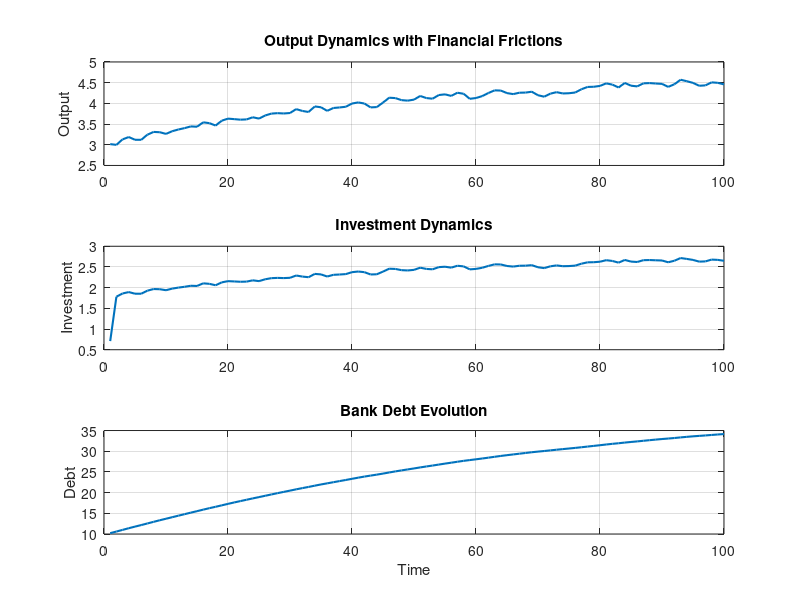
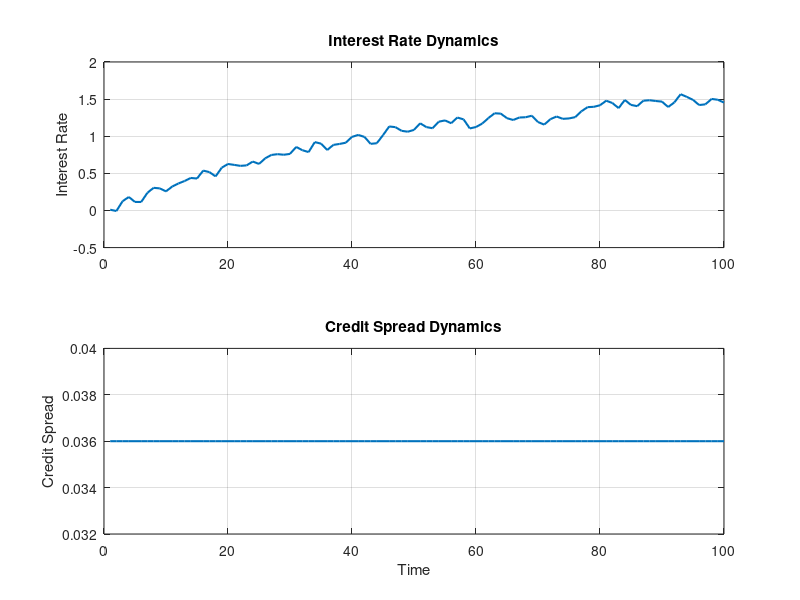
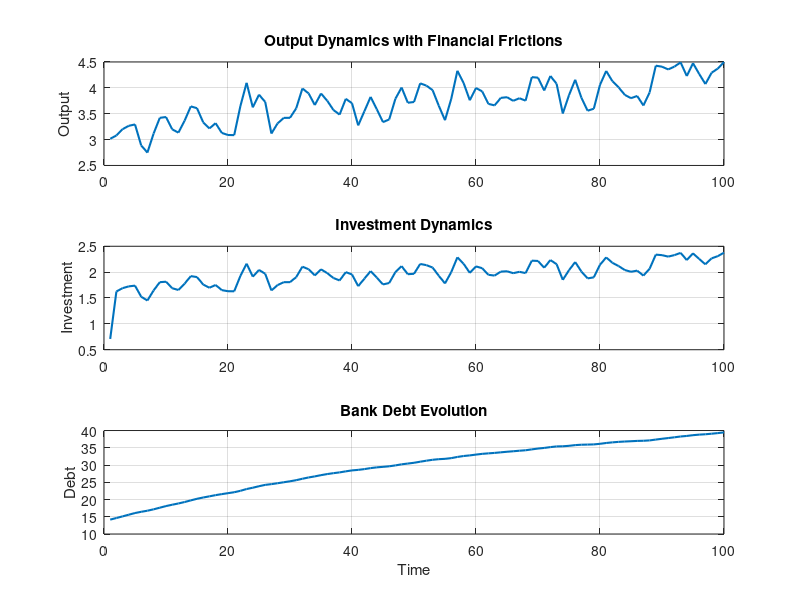
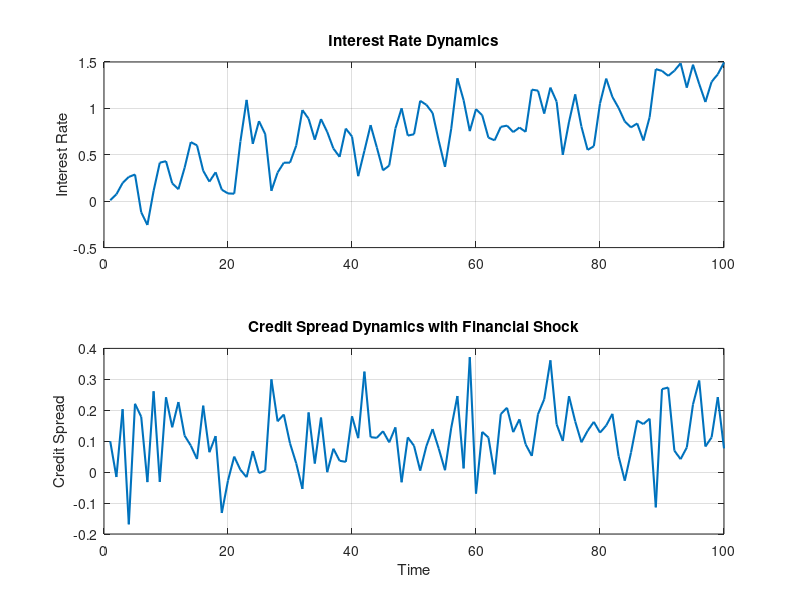

The MATLAB source for these figures, in order:
% Financial Friction DSGE Model (Gertler-Kiyotaki/BGG Framework)

% Clear workspace and define parameters
clear; clc; close all;

%% Model Parameters
beta = 0.99;            % Discount factor
sigma = 1;              % Risk aversion
phi = 1;                % Inverse Frisch elasticity
rho = 0.9;              % Persistence of technology shock
sigma_e = 0.01;         % Std. deviation of technology shock
delta = 0.025;          % Capital depreciation rate
alpha = 0.33;          % Capital share in production
eta = 0.5;              % Capital adjustment cost

% Financial Friction Parameters
phi_k = 0.36;           % Leverage ratio (fraction of capital funded by debt)
kappa = 0.1;            % Cost of external financing

%% Steady State Values
k_ss = ((alpha / (1 / beta - 1 + delta)))^(1 / (1 - alpha));
y_ss = k_ss^alpha;
investment_ss = delta * k_ss;
interest_rate_ss = 1 / beta - 1;
credit_spread_ss = kappa * phi_k;

%% Simulation Setup
T = 100;                 % Time periods
shock = sigma_e * randn(T, 1); % Technology shock

% Initialize variables
capital = zeros(T, 1);
output = zeros(T, 1);
investment = zeros(T, 1);
bank_debt = zeros(T, 1);
interest_rate = zeros(T, 1);
credit_spread = zeros(T, 1);

capital(1) = k_ss;
output(1) = y_ss;
investment(1) = investment_ss;
bank_debt(1) = phi_k * k_ss;
interest_rate(1) = interest_rate_ss;
credit_spread(1) = credit_spread_ss;

%% Model Simulation
for t = 2:T
    % Productivity shock
    z_t = rho * shock(t - 1) + shock(t);
    
    % Output with financial frictions
    output(t) = exp(z_t) * capital(t - 1)^alpha;
    
    % Investment decision with adjustment costs
    investment(t) = ((1 - kappa) * beta * output(t)) / (1 + eta);
    
    % Capital accumulation
    capital(t) = (1 - delta) * capital(t - 1) + investment(t);
    
    % Bank debt evolution
    bank_debt(t) = phi_k * capital(t);
    
    % Interest rate dynamics (Taylor Rule)
    interest_rate(t) = interest_rate_ss + phi * (output(t) - y_ss);
    
    % Credit spread dynamics
    credit_spread(t) = kappa * (bank_debt(t) / capital(t));
end

%% Plot Results
figure;
subplot(3,1,1);
plot(output, 'LineWidth', 1.5);
title('Output Dynamics with Financial Frictions');
ylabel('Output'); grid on;

subplot(3,1,2);
plot(investment, 'LineWidth', 1.5);
title('Investment Dynamics');
ylabel('Investment'); grid on;

subplot(3,1,3);
plot(bank_debt, 'LineWidth', 1.5);
title('Bank Debt Evolution');
ylabel('Debt'); xlabel('Time'); grid on;

figure;
subplot(2,1,1);
plot(interest_rate, 'LineWidth', 1.5);
title('Interest Rate Dynamics');
ylabel('Interest Rate'); grid on;

subplot(2,1,2);
plot(credit_spread, 'LineWidth', 1.5);
title('Credit Spread Dynamics');
ylabel('Credit Spread'); xlabel('Time'); grid on;

grid on;

%% Interpretation
% - Observe how shocks propagate through output, investment, bank debt, interest rates, and credit spreads.
% - Higher leverage increases the economy's sensitivity to financial shocks.
% - Bank debt and credit spreads amplify business cycle fluctuations.
% Financial Friction DSGE Model (Gertler-Kiyotaki/BGG Framework)

% Clear workspace and define parameters
clear; clc; close all;

%% Model Parameters
beta = 0.99;            % Discount factor
sigma = 1;              % Risk aversion
phi = 1;                % Inverse Frisch elasticity
rho = 0.9;              % Persistence of technology shock
sigma_e = 0.05;         % Increased Std. deviation of technology shock (Amplified Shock)
delta = 0.025;          % Capital depreciation rate
alpha = 0.33;           % Capital share in production
eta = 0.5;              % Capital adjustment cost

% Financial Friction Parameters
phi_k = 0.5;            % Increased Leverage ratio (fraction of capital funded by debt)
kappa = 0.2;            % Increased Cost of external financing

%% Steady State Values
k_ss = ((alpha / (1 / beta - 1 + delta)))^(1 / (1 - alpha));
y_ss = k_ss^alpha;
investment_ss = delta * k_ss;
interest_rate_ss = 1 / beta - 1;
credit_spread_ss = kappa * phi_k;

%% Simulation Setup
T = 100;                 % Time periods
shock = sigma_e * randn(T, 1); % Stronger Technology shock

% Initialize variables
capital = zeros(T, 1);
output = zeros(T, 1);
investment = zeros(T, 1);
bank_debt = zeros(T, 1);
interest_rate = zeros(T, 1);
credit_spread = zeros(T, 1);

capital(1) = k_ss;
output(1) = y_ss;
investment(1) = investment_ss;
bank_debt(1) = phi_k * k_ss;
interest_rate(1) = interest_rate_ss;
credit_spread(1) = credit_spread_ss;

%% Model Simulation
for t = 2:T
    % Productivity shock
    z_t = rho * shock(t - 1) + shock(t);
    
    % Output with financial frictions
    output(t) = exp(z_t) * capital(t - 1)^alpha;
    
    % Investment decision with adjustment costs
    investment(t) = ((1 - kappa) * beta * output(t)) / (1 + eta);
    
    % Capital accumulation
    capital(t) = (1 - delta) * capital(t - 1) + investment(t);
    
    % Bank debt evolution
    bank_debt(t) = phi_k * capital(t);
    
    % Interest rate dynamics (Taylor Rule)
    interest_rate(t) = interest_rate_ss + phi * (output(t) - y_ss);
    
    % Credit spread dynamics with financial shock
    credit_spread(t) = kappa * (bank_debt(t) / capital(t)) + 0.1 * randn();
end

%% Plot Results
figure;
subplot(3,1,1);
plot(output, 'LineWidth', 1.5);
title('Output Dynamics with Financial Frictions');
ylabel('Output'); grid on;

subplot(3,1,2);
plot(investment, 'LineWidth', 1.5);
title('Investment Dynamics');
ylabel('Investment'); grid on;

subplot(3,1,3);
plot(bank_debt, 'LineWidth', 1.5);
title('Bank Debt Evolution');
ylabel('Debt'); xlabel('Time'); grid on;

figure;
subplot(2,1,1);
plot(interest_rate, 'LineWidth', 1.5);
title('Interest Rate Dynamics');
ylabel('Interest Rate'); grid on;

subplot(2,1,2);
plot(credit_spread, 'LineWidth', 1.5);
title('Credit Spread Dynamics with Financial Shock');
ylabel('Credit Spread'); xlabel('Time'); grid on;

grid on;

%% Interpretation
% - Amplified shocks now generate stronger responses across output, investment, bank debt, interest rates, and credit spreads.
% - Increased leverage and financing costs intensify economic sensitivity to financial disturbances.
% - Credit spreads now exhibit more dynamic behavior due to the introduced financial shocks.
% Behavioral DSGE Model with Global Economic Shocks

% Clear workspace and define parameters
clear; clc; close all;

%% Model Parameters
beta = 0.99;            % Discount factor
sigma = 1;              % Risk aversion
phi = 1;                % Inverse Frisch elasticity
rho = 0.9;              % Persistence of technology shock
sigma_e = 0.01;         % Std. deviation of technology shock
delta = 0.025;          % Capital depreciation rate
alpha = 0.33;           % Capital share in production
eta = 0.5;              % Capital adjustment cost

% Behavioral Bias Parameters
lambda_myopia = 0.1;    % Degree of myopia
lambda_overconfidence = 0.1; % Degree of overconfidence

% Global Economic Shock Parameters
gamma_g = 0.2;          % Sensitivity to global shocks
rho_g = 0.8;            % Persistence of global economic shock
sigma_g = 0.02;         % Std. deviation of global economic shock

%% Steady State Values
k_ss = ((alpha / (1 / beta - 1 + delta)))^(1 / (1 - alpha));
y_ss = k_ss^alpha;
investment_ss = delta * k_ss;
interest_rate_ss = 1 / beta - 1;

%% Simulation Setup
T = 100;                      % Time periods
tech_shock = sigma_e * randn(T, 1); % Technology shock
global_shock = sigma_g * randn(T, 1); % Global economic shock

% Initialize variables
capital = zeros(T, 1);
output = zeros(T, 1);
investment = zeros(T, 1);
interest_rate = zeros(T, 1);

capital(1) = k_ss;
output(1) = y_ss;
investment(1) = investment_ss;
interest_rate(1) = interest_rate_ss;

%% Model Simulation
for t = 2:T
    % Global economic shock propagation
    g_t = rho_g * global_shock(t - 1) + global_shock(t);
    
    % Adjust output with global shock and behavioral biases
    output(t) = exp(tech_shock(t) + gamma_g * g_t) * (capital(t - 1)^alpha);
    
    % Behavioral adjustment to investment (myopia)
    investment(t) = ((1 - lambda_myopia) * beta * output(t)) / (1 + eta);
    
    % Capital accumulation
    capital(t) = (1 - delta) * capital(t - 1) + investment(t);
    
    % Interest rate dynamics with overconfidence behavior
    interest_rate(t) = interest_rate_ss + phi * ((1 + lambda_overconfidence) * (output(t) - y_ss));
end

%% Plot Results
figure;
subplot(3,1,1);
plot(output, 'LineWidth', 1.5);
title('Output Dynamics with Global Economic Shocks');
ylabel('Output'); grid on;

subplot(3,1,2);
plot(investment, 'LineWidth', 1.5);
title('Investment Dynamics with Behavioral Bias');
ylabel('Investment'); grid on;

subplot(3,1,3);
plot(interest_rate, 'LineWidth', 1.5);
title('Interest Rate Dynamics with Overconfidence');
ylabel('Interest Rate'); xlabel('Time'); grid on;

grid on;

%% Interpretation
% - Global shocks amplify output volatility.
% - Myopia reduces investment responsiveness.
% - Overconfidence leads to exaggerated interest rate movements.
% Behavioral DSGE Model with Global Economic Shocks and Macroprudential Policies

% Clear workspace and define parameters
clear; clc; close all;

%% Model Parameters
beta = 0.99;            % Discount factor
sigma = 1;              % Risk aversion
phi = 1;                % Inverse Frisch elasticity
rho = 0.9;              % Persistence of technology shock
sigma_e = 0.01;         % Std. deviation of technology shock
delta = 0.025;          % Capital depreciation rate
alpha = 0.33;          % Capital share in production
eta = 0.5;              % Capital adjustment cost

% Behavioral Bias Parameters
lambda_myopia = 0.1;    % Degree of myopia
lambda_overconfidence = 0.1; % Degree of overconfidence

% Global Economic Shock Parameters
gamma_g = 0.2;          % Sensitivity to global shocks
rho_g = 0.8;            % Persistence of global economic shock
sigma_g = 0.02;         % Std. deviation of global economic shock

% Macroprudential Policy Parameters
ccb_sensitivity = 0.3;  % Countercyclical capital buffer sensitivity
ltv_limit = 0.8;        % Loan-to-value ratio limit

%% Steady State Values
k_ss = ((alpha / (1 / beta - 1 + delta)))^(1 / (1 - alpha));
y_ss = k_ss^alpha;
investment_ss = delta * k_ss;
interest_rate_ss = 1 / beta - 1;

%% Simulation Setup
T = 100;                      % Time periods
tech_shock = sigma_e * randn(T, 1); % Technology shock
global_shock = sigma_g * randn(T, 1); % Global economic shock

% Initialize variables
capital = zeros(T, 1);
output = zeros(T, 1);
investment = zeros(T, 1);
interest_rate = zeros(T, 1);
ccb = zeros(T, 1); % Countercyclical capital buffer
ltv_ratio = zeros(T, 1); % Loan-to-value ratio

capital(1) = k_ss;
output(1) = y_ss;
investment(1) = investment_ss;
interest_rate(1) = interest_rate_ss;
ccb(1) = 0.02; % Initial capital buffer
ltv_ratio(1) = ltv_limit;

%% Model Simulation
for t = 2:T
    % Global economic shock propagation
    g_t = rho_g * global_shock(t - 1) + global_shock(t);
    
    % Adjust output with global shock and behavioral biases
    output(t) = exp(tech_shock(t) + gamma_g * g_t) * (capital(t - 1)^alpha);
    
    % Countercyclical capital buffer increases during booms
    ccb(t) = max(0.02, ccb_sensitivity * (output(t) - y_ss));
    
    % Loan-to-value ratio adjusts with output fluctuations
    ltv_ratio(t) = max(0.6, ltv_limit - 0.1 * (output(t) - y_ss));
    
    % Behavioral adjustment to investment (myopia) with policy impact
    investment(t) = ((1 - lambda_myopia) * beta * output(t)) / (1 + eta + ccb(t));
    
    % Capital accumulation
    capital(t) = (1 - delta) * capital(t - 1) + investment(t);
    
    % Interest rate dynamics with overconfidence behavior and CCB impact
    interest_rate(t) = interest_rate_ss + phi * ((1 + lambda_overconfidence) * (output(t) - y_ss)) + ccb(t);
end

%% Plot Results
figure;
subplot(4,1,1);
plot(output, 'LineWidth', 1.5);
title('Output Dynamics with Global Economic Shocks and Macroprudential Policies');
ylabel('Output'); grid on;

subplot(4,1,2);
plot(investment, 'LineWidth', 1.5);
title('Investment Dynamics with Behavioral Bias and CCB');
ylabel('Investment'); grid on;

subplot(4,1,3);
plot(interest_rate, 'LineWidth', 1.5);
title('Interest Rate Dynamics with Overconfidence and CCB');
ylabel('Interest Rate'); xlabel('Time'); grid on;

subplot(4,1,4);
plot(ccb, 'LineWidth', 1.5);
title('Countercyclical Capital Buffer Dynamics');
ylabel('CCB'); xlabel('Time'); grid on;

%% Interpretation
% - Global shocks amplify output volatility.
% - Myopia reduces investment responsiveness.
% - Overconfidence leads to exaggerated interest rate movements.
% - Macroprudential tools (CCB and LTV) stabilize investment and credit growth.
% Behavioral DSGE Model with Global Economic Shocks, Macroprudential Policies, and MPLB

% Clear workspace and define parameters
clear; clc; close all;

%% Model Parameters
beta = 0.99;            % Discount factor
sigma = 1;              % Risk aversion
phi = 1;                % Inverse Frisch elasticity
rho = 0.9;              % Persistence of technology shock
sigma_e = 0.01;         % Std. deviation of technology shock
delta = 0.025;          % Capital depreciation rate
alpha = 0.33;           % Capital share in production
eta = 0.5;              % Capital adjustment cost

% Behavioral Bias Parameters
lambda_myopia = 0.1;    % Degree of myopia
lambda_overconfidence = 0.1; % Degree of overconfidence

% Global Economic Shock Parameters
gamma_g = 0.2;          % Sensitivity to global shocks
rho_g = 0.8;            % Persistence of global economic shock
sigma_g = 0.02;         % Std. deviation of global economic shock

% Macroprudential Policy Parameters
ccb_sensitivity = 0.3;  % Countercyclical capital buffer sensitivity
ltv_limit = 0.8;        % Loan-to-value ratio limit
mplb_sensitivity = 0.25; % MPLB sensitivity to economic conditions

%% Steady State Values
k_ss = ((alpha / (1 / beta - 1 + delta)))^(1 / (1 - alpha));
y_ss = k_ss^alpha;
investment_ss = delta * k_ss;
interest_rate_ss = 1 / beta - 1;

%% Simulation Setup
T = 100;                      % Time periods
tech_shock = sigma_e * randn(T, 1); % Technology shock
global_shock = sigma_g * randn(T, 1); % Global economic shock

% Initialize variables
capital = zeros(T, 1);
output = zeros(T, 1);
investment = zeros(T, 1);
interest_rate = zeros(T, 1);
ccb = zeros(T, 1); % Countercyclical capital buffer
mplb = zeros(T, 1); % Macroprudential Liquidity Buffer
ltv_ratio = zeros(T, 1); % Loan-to-value ratio

capital(1) = k_ss;
output(1) = y_ss;
investment(1) = investment_ss;
interest_rate(1) = interest_rate_ss;
ccb(1) = 0.02; % Initial capital buffer
mplb(1) = 0.05; % Initial liquidity buffer
ltv_ratio(1) = ltv_limit;

%% Model Simulation
for t = 2:T
    % Global economic shock propagation
    g_t = rho_g * global_shock(t - 1) + global_shock(t);

    % Output with global shock and behavioral biases
    output(t) = exp(tech_shock(t) + gamma_g * g_t) * (capital(t - 1)^alpha);

    % Countercyclical capital buffer increases during booms
    ccb(t) = max(0.02, ccb_sensitivity * (output(t) - y_ss));

    % MPLB tightens during booms, loosens during downturns
    mplb(t) = max(0.03, mplb_sensitivity * (output(t) - y_ss));

    % Loan-to-value ratio adjusts with output fluctuations
    ltv_ratio(t) = max(0.6, ltv_limit - 0.1 * (output(t) - y_ss));

    % Investment with MPLB and behavioral bias
    investment(t) = ((1 - lambda_myopia) * beta * output(t)) / (1 + eta + ccb(t) + mplb(t));

    % Capital accumulation
    capital(t) = (1 - delta) * capital(t - 1) + investment(t);

    % Interest rate dynamics with overconfidence, CCB, and MPLB
    interest_rate(t) = interest_rate_ss + phi * ((1 + lambda_overconfidence) * (output(t) - y_ss)) + ccb(t) + mplb(t);
end

%% Plot Results
figure;
subplot(5,1,1);
plot(output, 'LineWidth', 1.5);
title('Output Dynamics with Global Shocks, CCB, and MPLB');
ylabel('Output'); grid on;

subplot(5,1,2);
plot(investment, 'LineWidth', 1.5);
title('Investment with Behavioral Bias, CCB, and MPLB');
ylabel('Investment'); grid on;

subplot(5,1,3);
plot(interest_rate, 'LineWidth', 1.5);
title('Interest Rate with Overconfidence, CCB, and MPLB');
ylabel('Interest Rate'); xlabel('Time'); grid on;

subplot(5,1,4);
plot(ccb, 'LineWidth', 1.5);
title('Countercyclical Capital Buffer (CCB)');
ylabel('CCB'); xlabel('Time'); grid on;

subplot(5,1,5);
plot(mplb, 'LineWidth', 1.5);
title('Macroprudential Liquidity Buffer (MPLB)');
ylabel('MPLB'); xlabel('Time'); grid on;

%% Interpretation
% - Global shocks amplify output volatility.
% - Myopia reduces investment responsiveness.
% - Overconfidence leads to exaggerated interest rate movements.
% - CCB stabilizes credit growth; MPLB stabilizes liquidity.
%% Open Economy DSGE with Behavioral Biases
clear; clc; close all;

%% Parameters
beta = 0.99;        % Discount factor
sigma = 1;          % Risk aversion
phi = 1.5;          % Taylor rule inflation response
theta = 0.75;       % Price stickiness
alpha = 0.33;       % Capital share
delta = 0.025;      % Depreciation rate

% Open economy parameters
phi_x = 0.3;        % Export sensitivity
phi_m = 0.3;        % Import sensitivity
gamma_fx = 0.2;     % Exchange rate sensitivity

% Behavioral parameters
myopia = 0.1;       % Myopia bias
overconfidence = 0.1; % Overconfidence bias

%% Initialize Variables
T = 100;
output = zeros(T,1);
exchange_rate = zeros(T,1);
exports = zeros(T,1);
imports = zeros(T,1);
net_exports = zeros(T,1);

%% Initial Conditions
output(1) = 1;
exchange_rate(1) = 1;
exports(1) = 0.3;
imports(1) = 0.2;

%% Simulation
for t = 2:T
    % Exchange rate shock
    fx_shock = gamma_fx * randn;
    exchange_rate(t) = exchange_rate(t-1) * (1 + fx_shock);
    
    % Exports and Imports with Behavioral Bias
    exports(t) = exports(t-1) + phi_x * exchange_rate(t-1) * (1 - myopia);
    imports(t) = imports(t-1) + phi_m * exchange_rate(t-1) * (1 + overconfidence);
    
    % Net exports
    net_exports(t) = exports(t) - imports(t);
    
    % Output dynamics
    output(t) = output(t-1) + net_exports(t) - delta * output(t-1);
end

%% Plot Results
figure;
subplot(3,1,1);
plot(output, 'LineWidth', 1.5);
title('Output Dynamics with Behavioral Biases in Open Economy');
xlabel('Time'); ylabel('Output'); grid on;

subplot(3,1,2);
plot(exchange_rate, 'LineWidth', 1.5);
title('Exchange Rate Dynamics');
xlabel('Time'); ylabel('Exchange Rate'); grid on;

subplot(3,1,3);
plot(net_exports, 'LineWidth', 1.5);
title('Net Exports Dynamics');
xlabel('Time'); ylabel('Net Exports'); grid on;
%% Open Economy DSGE with Behavioral Biases and Pricing Paradigms
clear; clc; close all;

%% Parameters
beta = 0.99;        % Discount factor
sigma = 1;          % Risk aversion
phi = 1.5;          % Taylor rule inflation response
theta = 0.75;       % Price stickiness
alpha = 0.33;       % Capital share
delta = 0.025;      % Depreciation rate

% Open economy parameters
phi_x = 0.3;        % Export sensitivity
phi_m = 0.3;        % Import sensitivity
gamma_fx = 0.2;     % Exchange rate sensitivity

% Behavioral parameters
myopia = 0.1;       % Myopia bias
overconfidence = 0.1; % Overconfidence bias

% Pricing paradigms parameters
pricing_mode = 'DCP';  % Choose between 'DCP', 'PCP', 'LCP'
markup_variation = 0.05; % Price adjustment sensitivity to exchange rates

%% Initialize Variables
T = 100;
output = zeros(T,1);
exchange_rate = zeros(T,1);
exports = zeros(T,1);
imports = zeros(T,1);
net_exports = zeros(T,1);
prices_domestic = zeros(T,1);
prices_foreign = zeros(T,1);

%% Initial Conditions
output(1) = 1;
exchange_rate(1) = 1;
exports(1) = 0.3;
imports(1) = 0.2;
prices_domestic(1) = 1;
prices_foreign(1) = 1;

%% Simulation
for t = 2:T
    % Exchange rate shock
    fx_shock = gamma_fx * randn;
    exchange_rate(t) = exchange_rate(t-1) * (1 + fx_shock);
    
    % Pricing Paradigm Effect
    switch pricing_mode
        case 'DCP'  % Dominant Currency Pricing
            prices_foreign(t) = prices_foreign(t-1);
        case 'PCP'  % Producer Currency Pricing
            prices_foreign(t) = prices_domestic(t-1) * (1 + markup_variation * fx_shock);
        case 'LCP'  % Local Currency Pricing
            prices_foreign(t) = prices_foreign(t-1) * (1 + markup_variation * fx_shock);
    end
    
    % Exports and Imports with Behavioral Bias
    exports(t) = exports(t-1) + phi_x * exchange_rate(t-1) * (1 - myopia) * prices_foreign(t);
    imports(t) = imports(t-1) + phi_m * exchange_rate(t-1) * (1 + overconfidence);
    
    % Net exports
    net_exports(t) = exports(t) - imports(t);
    
    % Output dynamics
    output(t) = output(t-1) + net_exports(t) - delta * output(t-1);
end

%% Plot Results
figure;
subplot(4,1,1);
plot(output, 'LineWidth', 1.5);
title('Output Dynamics with Behavioral Biases and Pricing Paradigms');
xlabel('Time'); ylabel('Output'); grid on;

subplot(4,1,2);
plot(exchange_rate, 'LineWidth', 1.5);
title('Exchange Rate Dynamics');
xlabel('Time'); ylabel('Exchange Rate'); grid on;

subplot(4,1,3);
plot(net_exports, 'LineWidth', 1.5);
title('Net Exports Dynamics');
xlabel('Time'); ylabel('Net Exports'); grid on;

subplot(4,1,4);
plot(prices_foreign, 'LineWidth', 1.5);
title('Foreign Prices Dynamics (Pricing Paradigm Impact)');
xlabel('Time'); ylabel('Prices'); grid on;
%% Open Economy DSGE with Behavioral Biases and Pricing Paradigms
clear; clc; close all;

%% Parameters
beta = 0.99;        % Discount factor
sigma = 1;          % Risk aversion
phi_pi = 1.5;       % Taylor rule inflation response (from paper)
phi_y = 0.5;        % Taylor rule output gap response (from paper)
theta = 0.75;       % Price stickiness
alpha = 0.33;       % Capital share
delta = 0.025;      % Depreciation rate

% Open economy parameters
phi_x = 0.3;        % Export sensitivity
phi_m = 0.3;        % Import sensitivity
gamma_fx = 0.2;     % Exchange rate sensitivity

% Behavioral parameters
myopia = 0.1;       % Myopia bias
overconfidence = 0.1; % Overconfidence bias

% Pricing paradigms parameters
pricing_mode = 'DCP';  % Choose between 'DCP', 'PCP', 'LCP'
markup_variation = 0.05; % Price adjustment sensitivity to exchange rates

% Financial frictions parameters
spread_sensitivity = 0.1; % Sensitivity of interest rate spread to output gap
credit_constraint = 0.2;  % Credit constraints affecting consumption/investment

%% Initialize Variables
T = 100;
output = zeros(T,1);
exchange_rate = zeros(T,1);
exports = zeros(T,1);
imports = zeros(T,1);
net_exports = zeros(T,1);
prices_domestic = zeros(T,1);
prices_foreign = zeros(T,1);
interest_rate = zeros(T,1);
spread = zeros(T,1);

%% Initial Conditions
output(1) = 1;
exchange_rate(1) = 1;
exports(1) = 0.3;
imports(1) = 0.2;
prices_domestic(1) = 1;
prices_foreign(1) = 1;
interest_rate(1) = 0.05;
spread(1) = 0.01;

%% Simulation
for t = 2:T
    % Exchange rate shock
    fx_shock = gamma_fx * randn;
    exchange_rate(t) = exchange_rate(t-1) * (1 + fx_shock);
    
    % Pricing Paradigm Effect
    switch pricing_mode
        case 'DCP'  % Dominant Currency Pricing
            prices_foreign(t) = prices_foreign(t-1);
        case 'PCP'  % Producer Currency Pricing
            prices_foreign(t) = prices_domestic(t-1) * (1 + markup_variation * fx_shock);
        case 'LCP'  % Local Currency Pricing
            prices_foreign(t) = prices_foreign(t-1) * (1 + markup_variation * fx_shock);
    end
    
    % Interest Rate with Taylor Rule
    interest_rate(t) = interest_rate(t-1) + phi_pi * (prices_domestic(t-1) - 1) + phi_y * (output(t-1) - 1);
    
    % Financial Spread Adjustment
    spread(t) = spread_sensitivity * (output(t-1) - 1);
    
    % Exports and Imports with Behavioral Bias and Credit Constraints
    exports(t) = exports(t-1) + phi_x * exchange_rate(t-1) * (1 - myopia) * prices_foreign(t);
    imports(t) = imports(t-1) + phi_m * exchange_rate(t-1) * (1 + overconfidence + credit_constraint * spread(t));
    
    % Net exports
    net_exports(t) = exports(t) - imports(t);
    
    % Output dynamics
    output(t) = output(t-1) + net_exports(t) - delta * output(t-1);
end

%% Plot Results
figure;
subplot(5,1,1);
plot(output, 'LineWidth', 1.5);
title('Output Dynamics with Financial Frictions and Pricing Paradigms');
xlabel('Time'); ylabel('Output'); grid on;

subplot(5,1,2);
plot(exchange_rate, 'LineWidth', 1.5);
title('Exchange Rate Dynamics');
xlabel('Time'); ylabel('Exchange Rate'); grid on;

subplot(5,1,3);
plot(net_exports, 'LineWidth', 1.5);
title('Net Exports Dynamics');
xlabel('Time'); ylabel('Net Exports'); grid on;

subplot(5,1,4);
plot(interest_rate, 'LineWidth', 1.5);
title('Interest Rate Dynamics (Taylor Rule)');
xlabel('Time'); ylabel('Interest Rate'); grid on;

subplot(5,1,5);
plot(spread, 'LineWidth', 1.5);
title('Financial Spread Dynamics');
xlabel('Time'); ylabel('Spread'); grid on;
